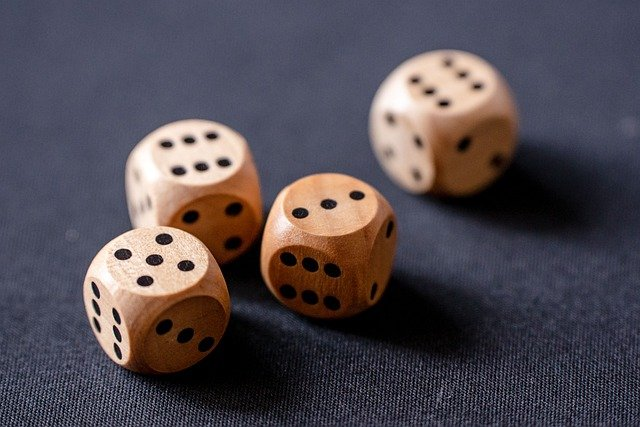
#> input picture uploads/cubes.jpg-1643217397600.jpeg, 640 x 427 px
$ python canny.py ../uploads/cubes.jpg-1643217397600.jpeg out.png
#> lines starting #> are read from the running program, lines starting #| are printed output that depends on the picture; after the words box and inside, x2 and y2 are one past the last pixel; in counts of white or black regions, pixels touching at a corner belong together

import cv2
import sys

image = cv2.imread(sys.argv[1])
#> image is the input picture: shape (427, 640, 3); mean B, G, R 80.8, 74.4, 82.1


data = cv2.Canny(image=image, threshold1=100, threshold2=200)
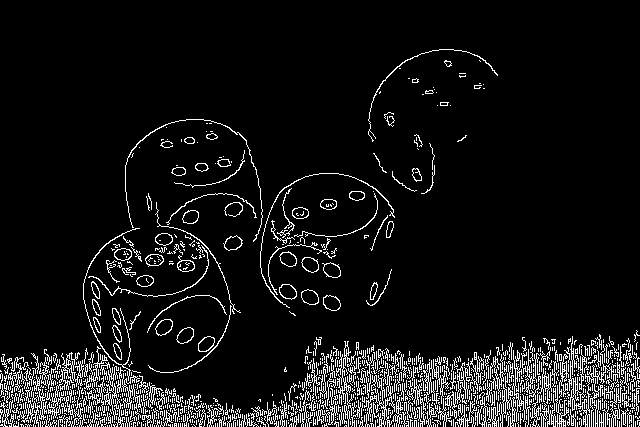
#> data: shape (427, 640); 8.2% white in thin lines or dots, all inside (x1, y1, x2, y2) = (0, 49, 640, 427)

cv2.imwrite(sys.argv[2], data)
